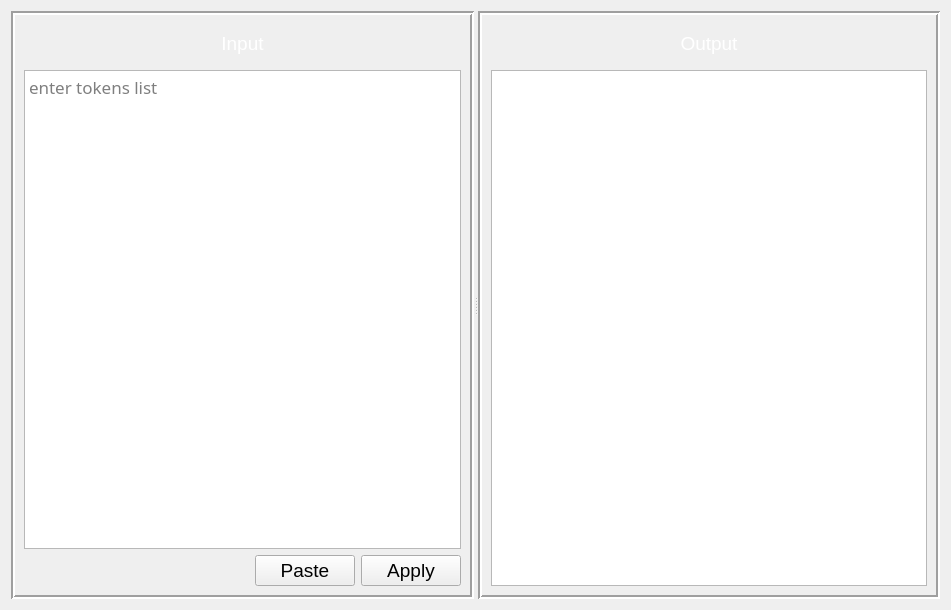
          <widget class="QWidget" name="scrollAreaWidgetContents_3">
           <property name="geometry">
            <rect>
             <x>0</x>
             <y>0</y>
             <width>951</width>
             <height>610</height>
            </rect>
           </property>
           <layout class="QGridLayout" name="gridLayout_7">
            <item row="0" column="0" rowspan="2" colspan="2">
             <widget class="QSplitter" name="splitter_2">
              <property name="sizePolicy">
               <sizepolicy hsizetype="Preferred" vsizetype="Preferred">
                <horstretch>0</horstretch>
                <verstretch>0</verstretch>
               </sizepolicy>
              </property>
              <property name="orientation">
               <enum>Qt::Horizontal</enum>
              </property>
              <widget class="QFrame" name="frame_3">
               <property name="layoutDirection">
                <enum>Qt::LeftToRight</enum>
               </property>
               <property name="styleSheet">
                <string notr="true"/>
               </property>
               <property name="frameShape">
                <enum>QFrame::Box</enum>
               </property>
               <property name="frameShadow">
                <enum>QFrame::Sunken</enum>
               </property>
               <property name="lineWidth">
                <number>2</number>
               </property>
               <layout class="QGridLayout" name="gridLayout_9">
                <item row="4" column="1">
                 <widget class="QPushButton" name="paste">
                  <property name="sizePolicy">
                   <sizepolicy hsizetype="Fixed" vsizetype="Fixed">
                    <horstretch>0</horstretch>
                    <verstretch>0</verstretch>
                   </sizepolicy>
                  </property>
                  <property name="minimumSize">
                   <size>
                    <width>100</width>
                    <height>30</height>
                   </size>
                  </property>
                  <property name="font">
                   <font>
                    <family>MS Shell Dlg 2</family>
                    <pointsize>14</pointsize>
                    <weight>9</weight>
                    <italic>false</italic>
                    <bold>false</bold>
                   </font>
                  </property>
                  <property name="cursor">
                   <cursorShape>ArrowCursor</cursorShape>
                  </property>
                  <property name="toolTip">
                   <string/>
                  </property>
                  <property name="statusTip">
                   <string>Click to paste Input (Shift+V)</string>
                  </property>
                  <property name="styleSheet">
                   <string notr="true">font: 75 14pt &quot;MS Shell Dlg 2&quot;;</string>
                  </property>
                  <property name="text">
                   <string>Paste</string>
                  </property>
                  <property name="shortcut">
                   <string>Shift+V</string>
                  </property>
                 </widget>
                </item>
                <item row="2" column="0" colspan="3">
                 <widget class="QTextEdit" name="textEdit_2">
                  <property name="font">
                   <font>
                    <family>Arial Rounded MT Bold</family>
                    <pointsize>13</pointsize>
                   </font>
                  </property>
                  <property name="cursor" stdset="0">
                   <cursorShape>IBeamCursor</cursorShape>
                  </property>
                  <property name="toolTip">
                   <string/>
                  </property>
                  <property name="statusTip">
                   <string>Enter list of (tokenvalue, tokentype)</string>
                  </property>
                  <property name="tabChangesFocus">
                   <bool>true</bool>
                  </property>
                  <property name="placeholderText">
                   <string>enter tokens list</string>
                  </property>
                 </widget>
                </item>
                <item row="1" column="0" colspan="3">
                 <widget class="QLabel" name="label_5">
                  <property name="sizePolicy">
                   <sizepolicy hsizetype="Preferred" vsizetype="Preferred">
                    <horstretch>0</horstretch>
                    <verstretch>0</verstretch>
                   </sizepolicy>
                  </property>
                  <property name="minimumSize">
                   <size>
                    <width>0</width>
                    <height>40</height>
                   </size>
                  </property>
                  <property name="font">
                   <font>
                    <pointsize>12</pointsize>
                    <weight>50</weight>
                    <bold>false</bold>
                    <kerning>true</kerning>
                   </font>
                  </property>
                  <property name="styleSheet">
                   <string notr="true"/>
                  </property>
                  <property name="text">
                   <string>&lt;html&gt;&lt;head/&gt;&lt;body&gt;&lt;p align=&quot;center&quot;&gt;&lt;span style=&quot; font-size:14pt; color:#ffffff;&quot;&gt;Input&lt;/span&gt;&lt;/p&gt;&lt;/body&gt;&lt;/html&gt;</string>
                  </property>
                  <property name="textFormat">
                   <enum>Qt::RichText</enum>
                  </property>
                 </widget>
                </item>
                <item row="4" column="0">
                 <spacer name="horizontalSpacer_8">
                  <property name="orientation">
                   <enum>Qt::Horizontal</enum>
                  </property>
                  <property name="sizeHint" stdset="0">
                   <size>
                    <width>40</width>
                    <height>20</height>
                   </size>
                  </property>
                 </spacer>
                </item>
                <item row="4" column="2">
                 <widget class="QPushButton" name="apply_parser">
                  <property name="sizePolicy">
                   <sizepolicy hsizetype="Fixed" vsizetype="Fixed">
                    <horstretch>0</horstretch>
                    <verstretch>0</verstretch>
                   </sizepolicy>
                  </property>
                  <property name="minimumSize">
                   <size>
                    <width>100</width>
                    <height>30</height>
                   </size>
                  </property>
                  <property name="font">
                   <font>
                    <family>MS Shell Dlg 2</family>
                    <pointsize>14</pointsize>
                    <weight>9</weight>
                    <italic>false</italic>
                    <bold>false</bold>
                   </font>
                  </property>
                  <property name="cursor">
                   <cursorShape>ArrowCursor</cursorShape>
                  </property>
                  <property name="toolTip">
                   <string/>
                  </property>
                  <property name="statusTip">
                   <string>Click to parse input (Ctrl+Return)</string>
                  </property>
                  <property name="styleSheet">
                   <string notr="true">font: 75 14pt &quot;MS Shell Dlg 2&quot;;</string>
                  </property>
                  <property name="text">
                   <string>Apply</string>
                  </property>
                  <property name="shortcut">
                   <string>Ctrl+Return</string>
                  </property>
                 </widget>
                </item>
               </layout>
              </widget>
              <widget class="QFrame" name="frame_4">
               <property name="styleSheet">
                <string notr="true"/>
               </property>
               <property name="frameShape">
                <enum>QFrame::Box</enum>
               </property>
               <property name="frameShadow">
                <enum>QFrame::Sunken</enum>
               </property>
               <property name="lineWidth">
                <number>2</number>
               </property>
               <layout class="QGridLayout" name="gridLayout_10">
                <item row="1" column="0" colspan="2">
                 <widget class="QTextBrowser" name="textBrowser_2">
                  <property name="font">
                   <font>
                    <family>Arial Rounded MT Bold</family>
                    <pointsize>13</pointsize>
                    <weight>50</weight>
                    <bold>false</bold>
                   </font>
                  </property>
                  <property name="cursor" stdset="0">
                   <cursorShape>IBeamCursor</cursorShape>
                  </property>
                  <property name="statusTip">
                   <string>Parse tree output as text</string>
                  </property>
                 </widget>
                </item>
                <item row="0" column="0" colspan="2">
                 <widget class="QLabel" name="label_6">
                  <property name="sizePolicy">
                   <sizepolicy hsizetype="Preferred" vsizetype="Preferred">
                    <horstretch>0</horstretch>
                    <verstretch>0</verstretch>
                   </sizepolicy>
                  </property>
                  <property name="minimumSize">
                   <size>
                    <width>0</width>
                    <height>40</height>
                   </size>
                  </property>
                  <property name="font">
                   <font>
                    <pointsize>12</pointsize>
                    <weight>50</weight>
                    <bold>false</bold>
                   </font>
                  </property>
                  <property name="styleSheet">
                   <string notr="true"/>
                  </property>
                  <property name="text">
                   <string>&lt;html&gt;&lt;head/&gt;&lt;body&gt;&lt;p align=&quot;center&quot;&gt;&lt;span style=&quot; font-size:14pt; color:#ffffff;&quot;&gt;Output&lt;/span&gt;&lt;/p&gt;&lt;/body&gt;&lt;/html&gt;</string>
                  </property>
                  <property name="textFormat">
                   <enum>Qt::RichText</enum>
                  </property>
                 </widget>
                </item>
               </layout>
              </widget>
             </widget>
            </item>
           </layout>
          </widget>
